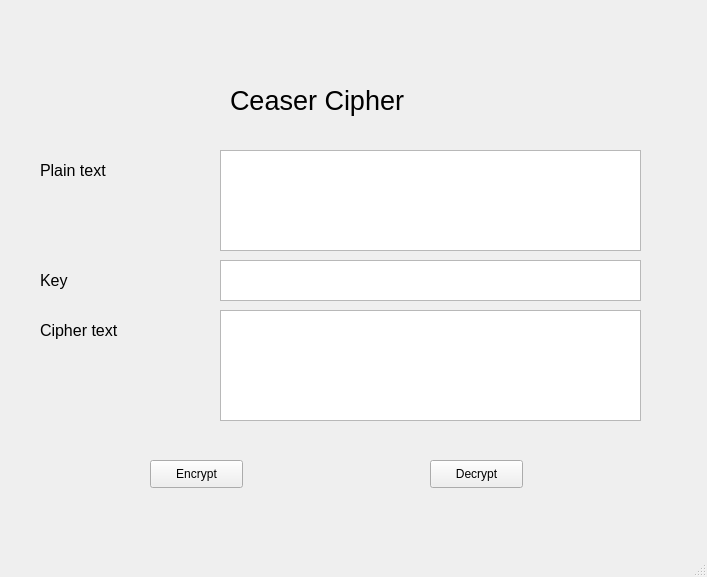
<?xml version="1.0" encoding="UTF-8"?>
<ui version="4.0">
 <class>MainWindow</class>
 <widget class="QMainWindow" name="MainWindow">
  <property name="geometry">
   <rect>
    <x>0</x>
    <y>0</y>
    <width>707</width>
    <height>577</height>
   </rect>
  </property>
  <property name="windowTitle">
   <string>MainWindow</string>
  </property>
  <widget class="QWidget" name="centralwidget">
   <widget class="QLabel" name="label">
    <property name="geometry">
     <rect>
      <x>230</x>
      <y>70</y>
      <width>221</width>
      <height>61</height>
     </rect>
    </property>
    <property name="font">
     <font>
      <pointsize>20</pointsize>
     </font>
    </property>
    <property name="text">
     <string>Ceaser Cipher</string>
    </property>
   </widget>
   <widget class="QTextEdit" name="txtPlain">
    <property name="geometry">
     <rect>
      <x>220</x>
      <y>150</y>
      <width>421</width>
      <height>101</height>
     </rect>
    </property>
   </widget>
   <widget class="QLabel" name="label_2">
    <property name="geometry">
     <rect>
      <x>40</x>
      <y>140</y>
      <width>221</width>
      <height>61</height>
     </rect>
    </property>
    <property name="font">
     <font>
      <pointsize>12</pointsize>
     </font>
    </property>
    <property name="text">
     <string>Plain text</string>
    </property>
   </widget>
   <widget class="QLabel" name="label_3">
    <property name="geometry">
     <rect>
      <x>40</x>
      <y>250</y>
      <width>101</width>
      <height>61</height>
     </rect>
    </property>
    <property name="font">
     <font>
      <pointsize>12</pointsize>
     </font>
    </property>
    <property name="text">
     <string>Key</string>
    </property>
   </widget>
   <widget class="QLabel" name="label_4">
    <property name="geometry">
     <rect>
      <x>40</x>
      <y>300</y>
      <width>101</width>
      <height>61</height>
     </rect>
    </property>
    <property name="font">
     <font>
      <pointsize>12</pointsize>
     </font>
    </property>
    <property name="text">
     <string>Cipher text</string>
    </property>
   </widget>
   <widget class="QTextEdit" name="txtKey">
    <property name="geometry">
     <rect>
      <x>220</x>
      <y>260</y>
      <width>421</width>
      <height>41</height>
     </rect>
    </property>
   </widget>
   <widget class="QTextEdit" name="txtCipher">
    <property name="geometry">
     <rect>
      <x>220</x>
      <y>310</y>
      <width>421</width>
      <height>111</height>
     </rect>
    </property>
   </widget>
   <widget class="QPushButton" name="btnEncrypt">
    <property name="geometry">
     <rect>
      <x>150</x>
      <y>460</y>
      <width>93</width>
      <height>28</height>
     </rect>
    </property>
    <property name="text">
     <string>Encrypt</string>
    </property>
   </widget>
   <widget class="QPushButton" name="btnDecrypt">
    <property name="geometry">
     <rect>
      <x>430</x>
      <y>460</y>
      <width>93</width>
      <height>28</height>
     </rect>
    </property>
    <property name="text">
     <string>Decrypt</string>
    </property>
   </widget>
  </widget>
  <widget class="QMenuBar" name="menubar">
   <property name="geometry">
    <rect>
     <x>0</x>
     <y>0</y>
     <width>707</width>
     <height>26</height>
    </rect>
   </property>
  </widget>
  <widget class="QStatusBar" name="statusbar"/>
 </widget>
 <resources/>
 <connections/>
</ui>
